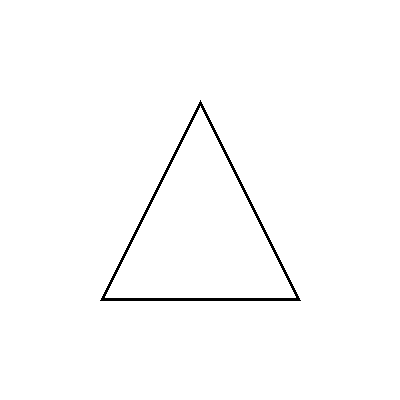
#> input picture data/triangle/1.png, 400 x 400 px; its folder holds only this picture in this run
$ python classify.py data/triangle/1.png
#> lines starting #> are read from the running program, lines starting #| are printed output that depends on the picture; after the words box and inside, x2 and y2 are one past the last pixel; in counts of white or black regions, pixels touching at a corner belong together
"""Geometric shape identification from a contour.

Identification is done by measuring the contour and applying explicit rules, so
every verdict traces back to a number the GUI can show. Scope is the four shapes
on the test board: triangle, square, star and semicircle; anything else is
reported as ``unknown``.

The thresholds below are calibrated against the real silicone shapes rather than
textbook ideals, because the toy shapes are rounded and chunky. Measured values:

    shape      verts  solidity  circularity  aspect  extent  chord  notches
    arch         6      0.980      0.742      1.63    0.775   0.309    0
    square       4      0.993      0.850      1.01    0.949   0.205    0
    star         5      0.886      0.660      1.05    0.656   0.101    5
    triangle     3      0.977      0.682      1.10    0.624   0.272    0

Note the star's solidity is 0.886, nowhere near the ~0.55 of a mathematically
sharp star, because its arms are fat and rounded.

Hu-moment template matching (``cv2.matchShapes``) is computed and reported for
transparency, but is deliberately *not* allowed to assign a label: on these
rounded shapes it is actively misleading (the star's nearest template is
``square`` at distance 0.001, the arch's is ``star``). Gross Hu moments are
dominated by overall symmetry, which these shapes share. The measured geometry
separates them cleanly, so that is what decides.
"""

from __future__ import annotations

import math

import cv2
import numpy as np

CLASSES = ("triangle", "square", "star", "semicircle")

# --- calibrated thresholds -------------------------------------------------
SOLIDITY_CONVEX_MIN = 0.93   # star 0.886 sits below, everything else >= 0.977
DEFECT_DEPTH_FRAC = 0.04     # notch depth floor, as a fraction of diameter
STAR_MIN_NOTCHES = 4         # star measures 5; all others measure 0
SEMI_ASPECT_MIN = 1.35       # arch 1.63; all others <= 1.10
SEMI_CHORD_MIN = 0.15        # arch's flat side is 0.31 of its perimeter
SEMI_CIRC_MIN = 0.62
# One dominant chord is what makes a semicircle a semicircle. Measured: arch
# 2.51 and an ideal half-disc 3.84, against 1.00-1.13 for every regular polygon
# (trapezoid is the closest competitor at 1.79). Without this, a pentagon is
# confidently mislabelled as a semicircle.
SEMI_DOMINANCE_MIN = 2.0
# Fraction of the minimum-area rectangle the shape fills. Exact for ideal
# shapes (triangle 0.50, square 1.00) and stable under rotation, which the
# vertex count is not.
# Measured: board triangle 0.627, reference triangle 0.498, tetrahedron 0.654,
# against pentagon 0.680 - so the ceiling stays below the pentagon.
TRI_FILL_MIN, TRI_FILL_MAX = 0.38, 0.66
# Measured: board square 0.959, cylinder 0.911, against dodecahedron 0.833.
SQUARE_FILL_MIN = 0.88


# --------------------------------------------------------------------------
# ideal templates (diagnostic only)
# --------------------------------------------------------------------------


def _canvas_contour(points: np.ndarray, size: int = 400) -> np.ndarray:
#> called with points = array of shape (3, 2), size = 400
    img = np.zeros((size, size), np.uint8)
    cv2.fillPoly(img, [points.astype(np.int32)], 255)
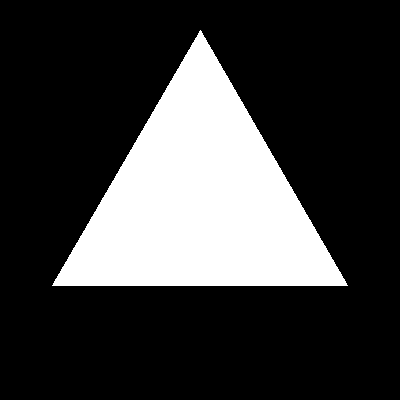
#> img: shape (400, 400); 23.8% white; 1 white region
    contours, _ = cv2.findContours(img, cv2.RETR_EXTERNAL, cv2.CHAIN_APPROX_SIMPLE)
#> call 2 of _canvas_contour, with points = array of shape (4, 2), size = 400
#> in _canvas_contour (call 2), `cv2.fillPoly(img, [points.astype(np.int32)], 255)`:
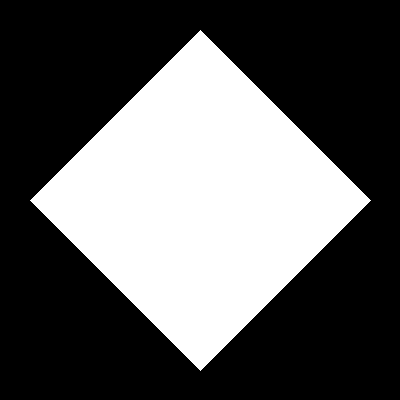
#> img: shape (400, 400); 36.3% white; 1 white region, box (x1, y1, x2, y2) and area: (30, 30, 371, 371) 58141
    return max(contours, key=cv2.contourArea)


def _regular_polygon(n: int, size: int = 400, radius: float = 170.0,
                     rotation: float = -math.pi / 2) -> np.ndarray:
    c = size / 2
    return np.array([
        [c + radius * math.cos(rotation + 2 * math.pi * i / n),
         c + radius * math.sin(rotation + 2 * math.pi * i / n)]
        for i in range(n)
    ])


def _star(points: int = 5, ratio: float = 0.62, size: int = 400,
          radius: float = 170.0) -> np.ndarray:
#> called with points = 5, ratio = 0.62, size = 400, radius = 170
    c = size / 2
#> c = 200
    verts = []
    for i in range(points * 2):
        r = radius if i % 2 == 0 else radius * ratio
        a = -math.pi / 2 + math.pi * i / points
        verts.append([c + r * math.cos(a), c + r * math.sin(a)])
#> call 3 of _canvas_contour, with points = array of shape (10, 2), size = 400
#> in _canvas_contour (call 3), `cv2.fillPoly(img, [points.astype(np.int32)], 255)`:
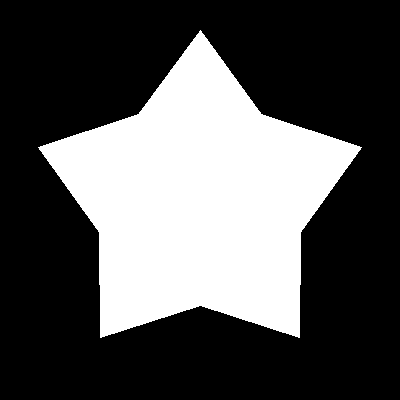
#> img: shape (400, 400); 33.2% white; 1 white region
    return np.array(verts)


def _semicircle(size: int = 400, radius: float = 180.0) -> np.ndarray:
    c = size / 2
    cy = size / 2 + radius / 2
    return np.array([[c + radius * math.cos(a), cy - radius * math.sin(a)]
                     for a in np.linspace(0, math.pi, 72)])


TEMPLATES = {
    "triangle": _canvas_contour(_regular_polygon(3)),
    "square": _canvas_contour(_regular_polygon(4)),
    "star": _canvas_contour(_star()),
    "semicircle": _canvas_contour(_semicircle()),
}
#> call 4 of _canvas_contour, with points = array of shape (72, 2), size = 400
#> in _canvas_contour (call 4), `cv2.fillPoly(img, [points.astype(np.int32)], 255)`:
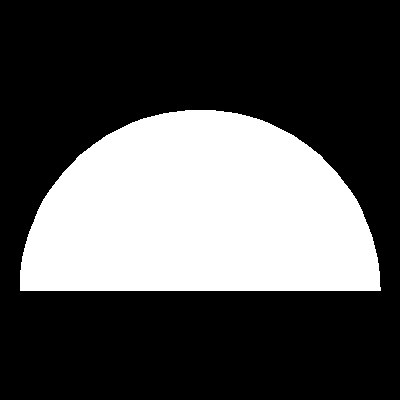
#> img: shape (400, 400); 32.2% white; 1 white region
#> in main, `img = cv2.imread(str(path), cv2.IMREAD_GRAYSCALE)`: img: shape (400, 400); 98.9% white; black in thin lines or dots, all inside (x1, y1, x2, y2) = (100, 100, 301, 301)
#> in main, `contours, _ = cv2.findContours(binary, cv2.RETR_EXTERNAL, cv2.CHAIN_AP..`: contours = 1 contour; box (x1, y1, x2, y2) and area: (100, 100, 301, 301) 19900
#> in main, `c = max(contours, key=cv2.contourArea)`: c = contour of 401 points, box (x1, y1, x2, y2) (100, 100, 301, 301), area 19900
#> in main, `m = cv2.moments(c)`: m = moments, m00 19900, centre m10/m00, m01/m00 = (200, 233.5)


# --------------------------------------------------------------------------
# geometric features
# --------------------------------------------------------------------------


def _defect_rows(defects) -> np.ndarray:
    """Normalise convexityDefects output across OpenCV versions.

    OpenCV 4 returns (N,1,4); OpenCV 5 returns (N,4). Handling both keeps this
    working on Windows and macOS regardless of which wheel pip resolves.
    """
    if defects is None:
        return np.empty((0, 4))
    a = np.asarray(defects)
    if a.ndim == 3 and a.shape[1] == 1:
        a = a[:, 0, :]
    if a.ndim != 2 or a.shape[-1] != 4:
        return np.empty((0, 4))
    return a


def stable_vertex_count(contour: np.ndarray) -> tuple[int, dict[float, int]]:
    """Vertex count that holds steady across a sweep of approxPolyDP epsilons.

    A single fixed epsilon is unreliable because the silicone shapes have rounded
    corners: the square reads as 8 vertices at eps=0.01 but 4 from eps=0.02
    upward. Taking the most frequent count across the sweep is robust to that.
    """
    perim = cv2.arcLength(contour, True)
    sweep = {eps: len(cv2.approxPolyDP(contour, eps * perim, True))
             for eps in (0.01, 0.015, 0.02, 0.025, 0.03, 0.035, 0.04, 0.045, 0.05)}
    tally: dict[int, int] = {}
    for n in sweep.values():
        tally[n] = tally.get(n, 0) + 1
    return max(tally.items(), key=lambda kv: (kv[1], -kv[0]))[0], sweep


def deep_defect_count(contour: np.ndarray,
                      min_depth_frac: float = DEFECT_DEPTH_FRAC) -> int:
    """Count convexity defects deeper than a fraction of the shape's diameter.

    The star has five genuine notches; contour noise produces many shallow ones,
    so the depth floor is what makes this discriminative (measured: star 5,
    every other shape 0).
    """
    if len(contour) < 4:
        return 0
    hull = cv2.convexHull(contour, returnPoints=False)
    if hull is None or len(hull) < 3:
        return 0
    try:
        rows = _defect_rows(cv2.convexityDefects(contour, hull))
    except cv2.error:
        return 0
    _, radius = cv2.minEnclosingCircle(contour)
    floor = max(3.0, min_depth_frac * radius * 2)
    return int(sum(1 for r in rows if r[3] / 256.0 > floor))  # depth is 1/256 px


def edge_lengths(contour: np.ndarray) -> tuple[float, list[float]]:
    """Perimeter and the straight-segment lengths, longest first."""
    perim = cv2.arcLength(contour, True)
    if perim <= 0:
        return 0.0, []
    approx = cv2.approxPolyDP(contour, 0.01 * perim, True).reshape(-1, 2)
    if len(approx) < 2:
        return perim, []
    lengths = [float(np.hypot(*(approx[(i + 1) % len(approx)] - approx[i])))
               for i in range(len(approx))]
    return perim, sorted(lengths, reverse=True)


def straight_edge_fraction(contour: np.ndarray) -> float:
    """Longest straight run along the outline, as a fraction of the perimeter.

    Distinguishes a semicircle (one long flat chord) from a full round shape.
    """
    perim, lengths = edge_lengths(contour)
    return lengths[0] / perim if lengths and perim > 0 else 0.0


def chord_dominance(contour: np.ndarray) -> float:
    """Longest straight edge divided by the second longest.

    A semicircle has exactly one long chord and short arc segments, so this runs
    high; a regular polygon has near-equal sides, so it sits at ~1. This is the
    feature that separates a semicircle from a pentagon, which otherwise share a
    similar aspect ratio and circularity.
    """
    _, lengths = edge_lengths(contour)
    if len(lengths) < 2:
        return 1.0
    return lengths[0] / max(lengths[1], 1e-6)


def features(contour: np.ndarray) -> dict:
    area = cv2.contourArea(contour)
    perim = cv2.arcLength(contour, True)
    hull_area = cv2.contourArea(cv2.convexHull(contour))
    (_, _), (rw, rh), _ = cv2.minAreaRect(contour)
    long_side, short_side = max(rw, rh), max(min(rw, rh), 1e-6)
    _, _, bw, bh = cv2.boundingRect(contour)
    verts, sweep = stable_vertex_count(contour)

    # How much of the *minimum-area* rectangle the shape fills. Unlike `extent`,
    # which uses the axis-aligned box and therefore changes as a shape rotates,
    # this is rotation-invariant and near-constant per shape family:
    # any triangle fills exactly 0.5, a square 1.0, a half-disc 0.785.
    rect_fill = area / max(rw * rh, 1e-6)

    return {
        "area": area,
        "perimeter": perim,
        "vertices": verts,
        "vertex_sweep": sweep,
        "solidity": area / hull_area if hull_area > 0 else 0.0,
        "circularity": 4 * math.pi * area / (perim * perim) if perim > 0 else 0.0,
        "aspect": long_side / short_side,
        "extent": area / (bw * bh) if bw * bh > 0 else 0.0,
        "rect_fill": rect_fill,
        "defects": deep_defect_count(contour),
        "straight_frac": straight_edge_fraction(contour),
        "chord_dominance": chord_dominance(contour),
    }


# --------------------------------------------------------------------------
# identification
# --------------------------------------------------------------------------


def corroborating_checks(f: dict) -> dict[str, dict[str, bool]]:
    """Per-class supporting evidence, used for confidence and for the GUI."""
    sol, circ, asp = f["solidity"], f["circularity"], f["aspect"]
    ext, verts = f["extent"], f["vertices"]
    return {
        "star": {
            "has deep notches": f["defects"] >= STAR_MIN_NOTCHES,
            "concave (solidity < 0.93)": sol < SOLIDITY_CONVEX_MIN,
            "low extent": ext < 0.75,
            "low circularity": circ < 0.72,
            "5 vertices": verts == 5,
        },
        "semicircle": {
            "elongated (aspect >= 1.35)": asp >= SEMI_ASPECT_MIN,
            "long straight chord": f["straight_frac"] >= SEMI_CHORD_MIN,
            "one dominant chord": f["chord_dominance"] >= SEMI_DOMINANCE_MIN,
            "rounded": circ >= SEMI_CIRC_MIN,
            "convex": sol >= SOLIDITY_CONVEX_MIN,
        },
        "triangle": {
            "3 vertices": verts == 3,
            "fills ~0.5 of min-area rect": TRI_FILL_MIN <= f["rect_fill"] <= TRI_FILL_MAX,
            "convex": sol >= SOLIDITY_CONVEX_MIN,
            "not elongated": asp < SEMI_ASPECT_MIN,
            "no notches": f["defects"] < STAR_MIN_NOTCHES,
        },
        "square": {
            "4 vertices": verts == 4,
            "fills ~1.0 of min-area rect": f["rect_fill"] >= SQUARE_FILL_MIN,
            "convex": sol >= SOLIDITY_CONVEX_MIN,
            "aspect near 1": asp < SEMI_ASPECT_MIN,
            "high circularity": circ > 0.78,
        },
    }


def cascade(f: dict) -> tuple[str, str]:
    """Rule-based identification. Returns (label, the reason it fired).

    Ordered by how decisive each measurement is in the calibration data.
    """
    sol, circ, asp, ext = f["solidity"], f["circularity"], f["aspect"], f["extent"]
#> sol = 0.995; circ = 0.536; asp = 1.25; ext = 0.493
    verts, defects = f["vertices"], f["defects"]
#> verts = 3; defects = 0

    # 1. Concavity: the star is the only non-convex shape in scope.
    if defects >= STAR_MIN_NOTCHES or sol < SOLIDITY_CONVEX_MIN:
        return "star", f"concave: {defects} deep notches, solidity {sol:.3f}"

    # 2. Elongated and rounded with a single dominant flat side: the semicircle.
    #    The dominance test is what keeps a pentagon out of this branch.
    if (asp >= SEMI_ASPECT_MIN and f["straight_frac"] >= SEMI_CHORD_MIN
            and circ >= SEMI_CIRC_MIN
            and f["chord_dominance"] >= SEMI_DOMINANCE_MIN):
        return "semicircle", (f"aspect {asp:.2f}, one chord {f['straight_frac']:.2f} of "
                              f"perimeter dominating by {f['chord_dominance']:.1f}x")

    # 3/4. Triangle vs square, led by how much of the minimum-area rectangle the
    #      shape fills. That ratio is rotation-invariant and near-constant per
    #      family (triangle 0.5, square 1.0), whereas the vertex count jitters on
    #      these rounded shapes - the triangle reads 4 vertices in even light but
    #      5 under a gradient, so leading with vertices loses it.
    fill = f["rect_fill"]
#> fill = 0.498
    if asp < SEMI_ASPECT_MIN:
        if verts == 3 or TRI_FILL_MIN <= fill <= TRI_FILL_MAX:
            return "triangle", (f"fills {fill:.2f} of its min-area rect "
                                f"(~0.5 = triangle), {verts} vertices")
        if verts == 4 or fill >= SQUARE_FILL_MIN:
            return "square", (f"fills {fill:.2f} of its min-area rect "
                              f"(~1.0 = square), {verts} vertices")

    return "unknown", (f"no rule matched (verts {verts}, solidity {sol:.2f}, "
                       f"circ {circ:.2f}, aspect {asp:.2f})")


def template_match(contour: np.ndarray) -> dict[str, float]:
    """Hu-moment distance to each ideal template. Diagnostic only - see module
    docstring for why this does not decide the label."""
    return {name: float(cv2.matchShapes(contour, tpl, cv2.CONTOURS_MATCH_I1, 0.0))
            for name, tpl in TEMPLATES.items()}


def classify(shape) -> None:
    """Classify a pipeline.Shape in place, filling label/confidence/features."""
    f = features(shape.contour)
    label, reason = cascade(f)
#> label = 'triangle'
    checks = corroborating_checks(f)
    distances = template_match(shape.contour)
    tpl_label = min(distances.items(), key=lambda kv: kv[1])[0]
#> tpl_label = 'triangle'

    if label == "unknown":
        confidence = 0.0
        passed, total = 0, 0
    else:
        c = checks[label]
        passed, total = sum(c.values()), len(c)
#> passed = 5; total = 5
        # Confidence reflects how much independent evidence backs the verdict.
        confidence = 0.55 + 0.44 * (passed / total)
#> confidence = 0.99

    shape.label = label
#> shape.label = 'triangle'
    shape.confidence = float(confidence)
#> shape.confidence = 0.99
    shape.features = f
    shape.detail = {
        "rule_label": label,
        "rule_reason": reason,
        "checks": checks.get(label, {}),
        "checks_passed": f"{passed}/{total}" if total else "-",
        "all_checks": checks,
        "template_label": tpl_label,
        "template_distances": distances,
        "template_agrees": tpl_label == label,
    }


def main() -> None:
    """Regression check against the clean reference renders in data/.

    In-scope classes must come back with their own name. Out-of-scope classes
    (pentagon, circle, rectangle, ...) must come back as ``unknown`` - silently
    mislabelling them as one of the four would be a real failure.

    SILHOUETTE_ALIASES covers the classes whose outer outline genuinely *is* an
    in-scope shape: a tetrahedron drawn in wireframe has a triangular silhouette,
    a cube's and cylinder's are square-like, and data/rhombus/1.png has four
    equal sides at aspect 1.00, making it a square rotated 45 degrees. Since the
    pipeline classifies silhouettes, these answers are correct rather than
    regressions - distinguishing them needs interior line structure, which is
    out of scope.
    """
    SILHOUETTE_ALIASES = {
        "tetrahedron": "triangle",
        "cube": "square",
        "cylinder": "square",
        "rhombus": "square",
    }

    import sys
    from pathlib import Path

    from pipeline import Shape

    targets = sys.argv[1:] or ["data/triangle/1.png", "data/square/1.png"]
    print(f"{'file':<26}{'expected':<12}{'got':<12}{'conf':>6}  reason")
    print("-" * 100)
    ok = True
    for t in targets:
        path = Path(t)
        img = cv2.imread(str(path), cv2.IMREAD_GRAYSCALE)
        if img is None:
            print(f"{t:<26}  !! unreadable")
            ok = False
            continue
        cls = path.parent.name
        expected = cls if cls in CLASSES else SILHOUETTE_ALIASES.get(cls, "unknown")
        _, binary = cv2.threshold(img, 200, 255, cv2.THRESH_BINARY_INV)
        binary = cv2.morphologyEx(
            binary, cv2.MORPH_CLOSE, cv2.getStructuringElement(cv2.MORPH_ELLIPSE, (5, 5)))
        contours, _ = cv2.findContours(binary, cv2.RETR_EXTERNAL, cv2.CHAIN_APPROX_SIMPLE)
        if not contours:
            print(f"{t:<26}  !! no contour")
            ok = False
            continue
        c = max(contours, key=cv2.contourArea)
        m = cv2.moments(c)
        s = Shape(contour=c,
                  centre=(int(m["m10"] / m["m00"]), int(m["m01"] / m["m00"])),
                  area=cv2.contourArea(c), area_frac=0.0, bbox=cv2.boundingRect(c))
        classify(s)
        match = s.label == expected
#> match = True
        ok &= match
#> ok = True
        print(f"{t:<26}{expected:<12}{s.label:<12}{s.confidence:>6.2f}  "
              f"{s.detail['rule_reason']}{'' if match else '   <-- MISMATCH'}")
#| data/triangle/1.png       triangle    triangle      0.99  fills 0.50 of its min-area rect (~0.5 = triangle), 3 vertices
    print("\nPASS" if ok else "\nFAIL")
#| PASS


if __name__ == "__main__":
    main()
